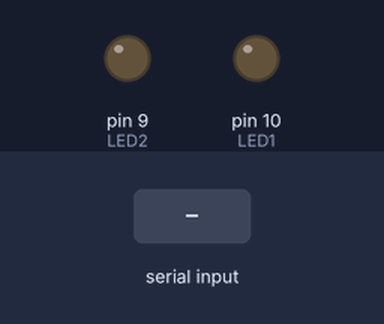
The sketch below on a simulated Arduino Uno, built with avr-gcc and run on an emulated ATmega328P. Shown: output pins drawn as LEDs (lit = HIGH). The inputs (shaded band) are chosen by the test bench.

Above: at 1.2 s.
1.3 s: "A" received over Serial
At 1.6 s:
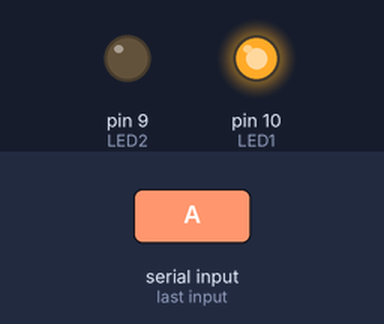
2.8 s: "C" received over Serial
At 4.0 s:
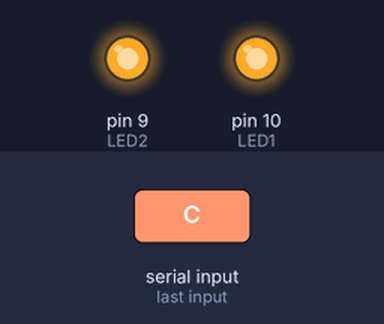
4.3 s: "B" received over Serial
At 5.1 s:
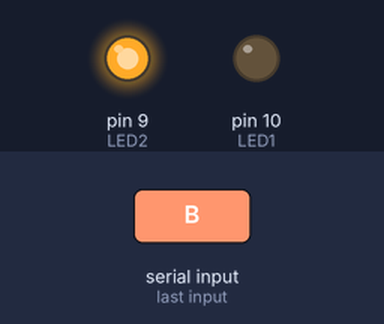
5.8 s: "D" received over Serial
At 6.3 s:
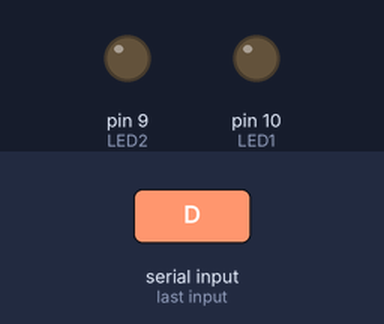
Timing chart, 0 to 8.3 s (numbered marks = the images above; inputs shaded):
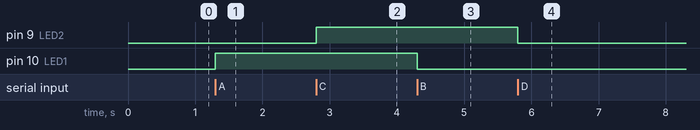

The sketch:

bluetooth-led.ino
```cpp
#define LED1 10
#define LED2 9
char dato;

void setup(){
  Serial.begin(9600);
  pinMode(LED1,OUTPUT);
  pinMode(LED2,OUTPUT);
  }

void loop(){
  dato = Serial.read();
  switch(dato){
    case 'A':digitalWrite(LED1,HIGH);break;
    case 'B':digitalWrite(LED1,LOW);break;
    case 'C':digitalWrite(LED2,HIGH);break;
    case 'D':digitalWrite(LED2,LOW);break;
  }
}
```

Measured:
- after the input at 1.3 s, pin 10 (LED1): LOW → HIGH at once
- after the input at 2.8 s, pin 9 (LED2): LOW → HIGH at once
- after the input at 4.3 s, pin 10 (LED1): HIGH → LOW at once
- after the input at 5.8 s, pin 9 (LED2): HIGH → LOW at once
